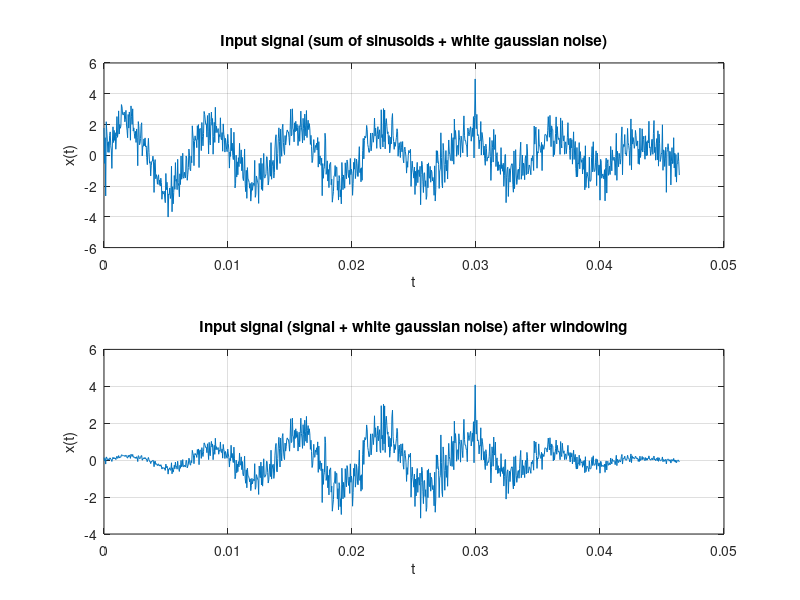

Write MATLAB code to recreate this figure. (Note: this script raises an error after producing the figure.)
% F1 and F2 are the two fundamental frequencies present in the signal
F1 = 140;
F2 = 148.3;

Fs = 22050; % sampling frequency
T = 0.0464; % 46.4 ms

t = 0 : 1/Fs : T;

signal = sin(2*pi*F1*t) + sin(2*pi*F2*t);
% This signal is just a sum of two sinusoids with different fundamental frequency

input_signal = awgn(signal, 2.2); % adds white Gaussian noise with signal-to-noise ratio 2.2dB
% This is the input signal for our model

figure(1);
subplot(2,1,1);
plot(t, input_signal);
xlabel("t"); ylabel("x(t)");
title("Input signal (sum of sinusoids + white gaussian noise)");
grid on;

wn = hamming(1024); % hamming window of 1024 samples

windowed_signal = input_signal .* transpose(wn);


subplot(2,1,2);
plot(t, windowed_signal);
xlabel("t"); ylabel("x(t)");
title("Input signal (signal + white gaussian noise) after windowing");
grid on;

% The highpass and the lowpass filters used in the next few steps are
% designed using 'filterDesigner'. And the functions that implement these
% filters are generated by MATLAB.
% These functions return the details of the filters, of which 'sosMatrix'
% is a vector that contains the filter coefficients.
% The first half of sosMatrix is the coefficient vector of numerator and
% the second half of sosMatrix is the coefficient vector of the denominator

Hd = Highpass; % Highpass returns the filter coefficients of the high-pass filter
% we then use these coefficients to filter the signal
x_high = filter(Hd.sosMatrix(1:length(Hd.sosMatrix)/2), Hd.sosMatrix(1 + length(Hd.sosMatrix)/2 : length(Hd.sosMatrix)), windowed_signal);

figure(2);
subplot(2,1,1);
plot(t, x_high);
xlabel("t"); ylabel("x_{high}");
title("High channel");
grid on;

LP = Lowpass; % Lowpass returns the filter coefficients of the low-pass filter
% we then use these coefficients to filter the signal
x_low = filter(LP.sosMatrix(1:length(LP.sosMatrix)/2), LP.sosMatrix(1 + length(LP.sosMatrix)/2 : length(LP.sosMatrix)), windowed_signal);

subplot(2,1,2);
plot(t, x_low);
xlabel("t"); ylabel("x_{low}");
title("Low channel");
grid on;

% Half-wave rectifying the high channel signal
x_high = HalfWaveRectifier(x_high);

figure(3);
subplot(2,1,1);
plot(t, x_high);
xlabel("t"); ylabel("x_{high}");
title("High channel after half-wave rect.");
grid on;

% lowpass filter the rectified high channel signal
x_high = filter(LP.sosMatrix(1:length(LP.sosMatrix)/2), LP.sosMatrix(1 + length(LP.sosMatrix)/2 : length(LP.sosMatrix)), x_high);

subplot(2,1,2);
plot(t, x_high);
xlabel("t"); ylabel("x_{high}");
title("High channel after half-wave rect. and lowpass filtering");
grid on;

SACF = PeriodicityDetection(x_low, x_high, 0.67); % the third parameter here is the value of k
% In normal autocorrelation, k = 2. But here we observe that k = 0.67 gives the best result.

figure(4);
subplot(2,1,1);
plot(t, SACF);
xlabel("lag"); ylabel("SACF");
xlim([0 0.02]);
title("Summary Auto Correlation Function");
grid on;

% SACFenhancer is a function where we process the SACF and remove the false peaks
ESACF = SACFenhancer(SACF);

subplot(2,1,2);
plot(t, ESACF);
xlabel("lag"); ylabel("ESACF");
xlim([0 0.02]);
title("Enhanced Summary Auto Correlation Function");
grid on;